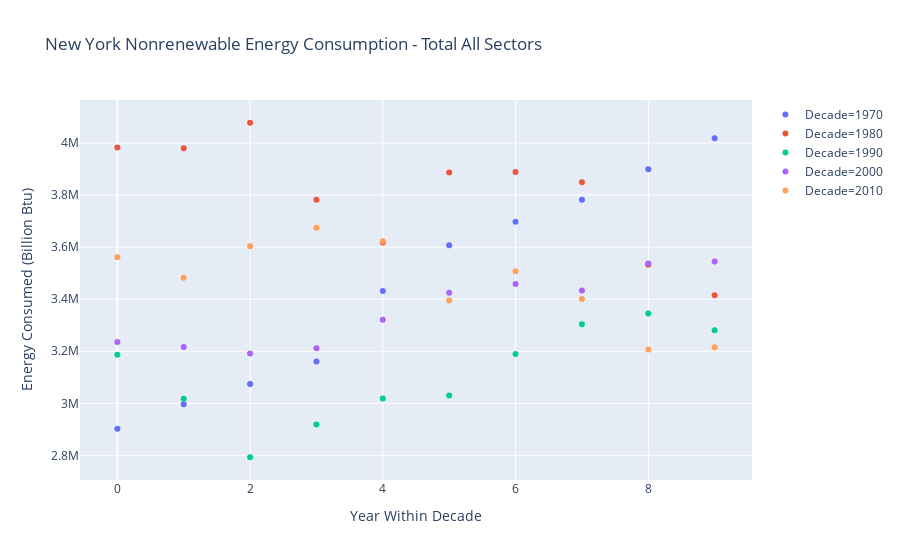

The code cell stored with this chart in its notebook:
### Code cell
decades_melt = total_decades.reset_index().melt(id_vars = 'index',
                                  value_vars = total_decades.columns,
                                  var_name = 'Decade',
                                  value_name = 'Energy Consumed (Billion Btu)')

decades_melt.columns = ['Year Within Decade', 'Decade', 'Energy Consumed (Billion Btu)'] 

fig = px.scatter(decades_melt,
              x = 'Year Within Decade',
              y = 'Energy Consumed (Billion Btu)',
              color = 'Decade',
              title = 'New York Nonrenewable Energy Consumption - Total All Sectors')
fig

### Figure 1 — Plotly figure (JSON) as saved in the notebook; plotly's stock layout.template omitted (floating-point values rounded to 4 significant figures)
{"data": [{"hoverlabel": {"namelength": 0}, "hovertemplate": "Decade=1970<br>Year Within Decade=%{x}<br>Energy Consumed (Billion Btu)=%{y}", "legendgroup": "Decade=1970", "marker": {"color": "#636efa", "symbol": "circle"}, "mode": "markers", "name": "Decade=1970", "showlegend": true, "type": "scatter", "x": [0, 1, 2, 3, 4, 5, 6, 7, 8, 9], "xaxis": "x", "y": [2902299, 2996353, 3074405, 3160599, 3431932, 3607210, 3697235, 3782402, 3898994, 4018677], "yaxis": "y"}, {"hoverlabel": {"namelength": 0}, "hovertemplate": "Decade=1980<br>Year Within Decade=%{x}<br>Energy Consumed (Billion Btu)=%{y}", "legendgroup": "Decade=1980", "marker": {"color": "#EF553B", "symbol": "circle"}, "mode": "markers", "name": "Decade=1980", "showlegend": true, "type": "scatter", "x": [0, 1, 2, 3, 4, 5, 6, 7, 8, 9], "xaxis": "x", "y": [3983004, 3979628, 4077900, 3782051, 3618329, 3887140, 3889132, 3848873, 3532183, 3415577], "yaxis": "y"}, {"hoverlabel": {"namelength": 0}, "hovertemplate": "Decade=1990<br>Year Within Decade=%{x}<br>Energy Consumed (Billion Btu)=%{y}", "legendgroup": "Decade=1990", "marker": {"color": "#00cc96", "symbol": "circle"}, "mode": "markers", "name": "Decade=1990", "showlegend": true, "type": "scatter", "x": [0, 1, 2, 3, 4, 5, 6, 7, 8, 9], "xaxis": "x", "y": [3186376, 3017906, 2792861, 2918705, 3018383, 3030122, 3189196, 3303486, 3345097, 3280719], "yaxis": "y"}, {"hoverlabel": {"namelength": 0}, "hovertemplate": "Decade=2000<br>Year Within Decade=%{x}<br>Energy Consumed (Billion Btu)=%{y}", "legendgroup": "Decade=2000", "marker": {"color": "#ab63fa", "symbol": "circle"}, "mode": "markers", "name": "Decade=2000", "showlegend": true, "type": "scatter", "x": [0, 1, 2, 3, 4, 5, 6, 7, 8, 9], "xaxis": "x", "y": [3235659, 3216465, 3191576, 3211951, 3321526, 3424703, 3458375, 3433022, 3537155, 3545138], "yaxis": "y"}, {"hoverlabel": {"namelength": 0}, "hovertemplate": "Decade=2010<br>Year Within Decade=%{x}<br>Energy Consumed (Billion Btu)=%{y}", "legendgroup": "Decade=2010", "marker": {"color": "#FFA15A", "symbol": "circle"}, "mode": "markers", "name": "Decade=2010", "showlegend": true, "type": "scatter", "x": [0, 1, 2, 3, 4, 5, 6, 7, 8, 9], "xaxis": "x", "y": [3560824, 3482032, 3603407, 3674978, 3622327, 3394930, 3507294, 3400673, 3206425, 3215823], "yaxis": "y"}], "layout": {"legend": {"tracegroupgap": 0}, "title": {"text": "New York Nonrenewable Energy Consumption - Total All Sectors"}, "xaxis": {"anchor": "y", "domain": [0, 1], "title": {"text": "Year Within Decade"}}, "yaxis": {"anchor": "x", "domain": [0, 1], "title": {"text": "Energy Consumed (Billion Btu)"}}}}
